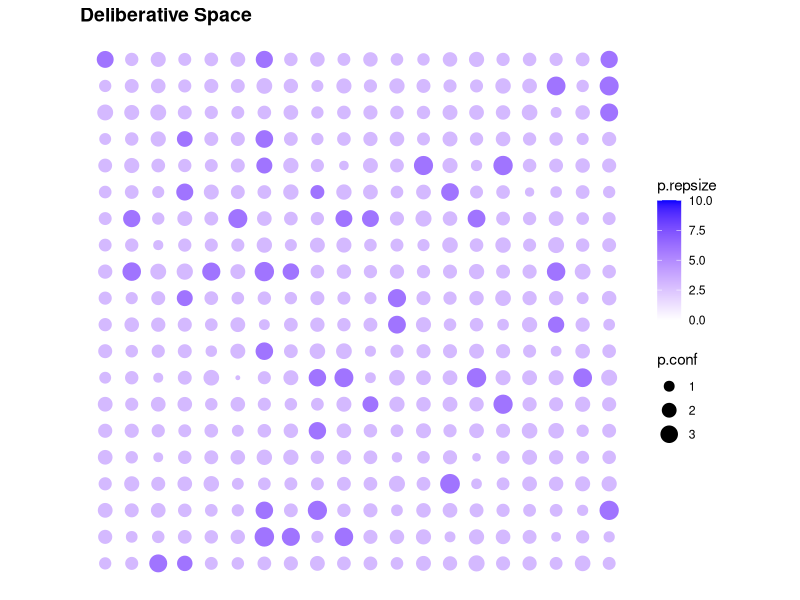

Source code (R): (Note: this script raises an error after producing the figure.)
# Deliberation ABM Replication (based on Lustick and Miodownick 2000)

# Function to initialize the deliberative space. 
# Takes dimension, opinion leader density, baseline repertoire size, number of arguments per position, and positions
# Creates a list of argumentative spaces for each agent, with latent receptivity to each reason for and against
  # Agents are more receptive to arguments for their position
# Agents are assigned deliberative quality (opinion leaders are more likely to have higher deliberative skill)
# Agents are assigned argument repertoires for and against their position, sampled from their deliberative space
# Agents' confidence in their position is:
  # sum of receptivity to the arguments in their for-repertoire, minus sum of receptivity to arguments in their against-repertoire
do.delibspace <- function(dimension = 20, olead.dens = .1, base.dprop = .3, lead.dprop = .7, 
                          base.dqual = .5, lead.dqual = .8,
                          baserep = 3, args = 10, positions = c("for","against")){
  if((baserep*2) > args){
    return("Error: baseline argument repertoire too large")
  }
  require(data.table)
  require(msm)

  # Sets data table of agents
  agents <- data.table(agid = 1:(dimension*dimension),
                       x = rep(1:dimension, dimension),
                       y = rep(1:dimension, each = dimension),
                       position = sample(positions, dimension*dimension, replace = T),
                       olead = rep(NA, dimension*dimension),
                       dqual = rep(NA, dimension*dimension),
                       dprop = rep(NA, dimension*dimension),
                       p.rep = rep(NA, dimension*dimension),
                       p.repsize = rep(NA, dimension*dimension),
                       o.rep = rep(NA, dimension*dimension),
                       o.repsize = rep(NA, dimension*dimension),
                       p.conf = rep(NA, dimension*dimension),
                       cdelib = rep(NA, dimension*dimension),
                       dpart = rep(NA, dimension*dimension)
  )
  agents$position <- as.factor(agents$position)
  
  argspace <- list(NULL)
  # Each agent is assigned an argumentative space, indicating their latent receptiveness to each reason for each position
  argspace <- lapply(1:(dimension*dimension), function(x){
    argspace[[x]] <- data.table(
      position = rep(c("for","against"), each = args),
      reason = rep(1:args, length(positions)),
      if(agents$position[x] == "for"){
        # Agents are more receptive to reasons for their position
      lreceptive = c(rtnorm(10, mean = .7, sd = .2, lower = 0, upper = 1), rtnorm(10, mean = .3, sd = .2, lower = 0, upper = 1))
      }else{
        lreceptive = c(rtnorm(10, mean = .3, sd = .2, lower = 0, upper = 1), rtnorm(10, mean = .7, sd = .2, lower = 0, upper = 1))
      }
    )
  }
  )
  
  # Distribute opinion leaders
  agents$olead <- sapply(agents$olead, function(x){
    x <- runif(1) < olead.dens # Agent has olead.dens chance of being an opinion leader
  })
  
  # Assign each agent a deliberative quality
  agents$dqual <- sapply(1:nrow(agents), function(x){
    if(agents$olead[x] == TRUE){
      agents$dqual[x] <- rtnorm(1, mean = lead.dqual, sd = .1, lower = .5, upper = 1) # Opinion leaders are more skilled deliberators on average by default, but not by definition
    }else{
      agents$dqual[x] <- rtnorm(1, mean = base.dqual, sd = .3, lower = 0, upper = .8)
    }
  })
  
  # Assign each agent a propensity to deliberate
  agents$dprop <- sapply(1:nrow(agents), function(x){
    if(agents$olead[x] == TRUE){
      agents$dprop[x] <- rtnorm(1, mean = lead.dprop, sd = .1, lower = .5, upper = 1) # Opinion leaders are more likely to deliberate (unless otherwise specified, but see ranges)
    }else{
      agents$dprop[x] <- rtnorm(1, mean = base.dprop, sd = .2, lower = 0, upper = 1)
    }
  })
  
  # Give each agent an initial argument repertoire for their position and store number of arguments
  agents$p.rep <- sapply(1:nrow(agents), function(x){
    if(agents$olead[x] == TRUE){
      sample(argspace[[x]][argspace[[x]]$position == agents$position[x]]$reason, baserep*2) # Opinion leaders have twice as large for-repertoires
    }else{
      sample(argspace[[x]][argspace[[x]]$position == agents$position[x]]$reason, baserep)
    }
  })
  
  agents$p.repsize <- sapply(agents$p.rep, function(x){
    length(x)
  })
  
  # Give each agent an initial argument repertoire against their position and store number of arguments
  agents$o.rep <- sapply(1:nrow(agents), function(x){
    if(agents$olead[x] == TRUE){
      sample(argspace[[x]][argspace[[x]]$position != agents$position[x]]$reason, baserep) # Opinion leaders have larger against-repertoires 
    }else{
      sample(argspace[[x]][argspace[[x]]$position != agents$position[x]]$reason, 1)
      }
  })
  
  agents$o.repsize <- sapply(agents$o.rep, function(x){
    length(x)
  })
  
  # Give each agent an initial confidence in their position
  # p.conf = sum of receptiveness to arguments in for-repertoire minus sum of receptiveness to arguments in against-repertoire
  agents$p.conf <- sapply(1:nrow(agents), function(x){
    agents$p.conf[x] <- sum(argspace[[x]][,3][argspace[[x]]$position == agents$position[x]][agents$p.rep[x][[1]]]) -
      sum(argspace[[x]][,3][argspace[[x]]$position != agents$position[x]][agents$o.rep[x][[1]]])
  })
  returns <- list(agents, argspace)
  return(returns)
}

# Function to plot the deliberative space
plotDelib <- function(title = "Deliberative Space", dat = agents, view = "position"){
  require(data.table)
  require(ggplot2)
  require(RColorBrewer)
  
  # find the dimensions of the grid to get the best dot size
  dims <- c(max(dat$x), max(dat$y))
  
  if(view == "position"){
  # plot each agent's position
  p <- ggplot() + 
    # resize dots to grid
    geom_point(data = dat, 
               aes(x = x, y = y, color = position), 
               size = 100/sqrt(prod(dims)))
  }
  
  if(view == "dqual"){
    p <- ggplot() + 
      # resize dots to grid
      geom_point(data = dat, 
                 aes(x = x, y = y, color = dqual), 
                 size = 100/sqrt(prod(dims)))+
      scale_colour_gradient(low = "white", high = "blue", limits = c(0,1))
  }
  
  if(view == "dprop"){
    p <- ggplot() + 
      # resize dots to grid
      geom_point(data = dat, 
                 aes(x = x, y = y, color = dprop), 
                 size = 100/sqrt(prod(dims)))+
      scale_colour_gradient(low = "white", high = "blue", limits = c(0,1))
  }
  
  if(view == "p.conf"){
    p <- ggplot() + 
      # resize dots to grid
      geom_point(data = dat, 
                 aes(x = x, y = y, color = p.conf), 
                 size = 100/sqrt(prod(dims)))+
      scale_colour_gradient(low = "white", high = "blue", limits = c(0,max(dat$p.conf)))
  }
  if(view == "p.repsize"){
    p <- ggplot() + 
      # resize dots to grid
      geom_point(data = dat, 
                 aes(x = x, y = y, color = p.repsize, size = p.conf))+
      scale_colour_gradient(low = "white", high = "blue", limits = c(0,10))
  }
  if(view == "o.repsize"){
    p <- ggplot() + 
      # resize dots to grid
      geom_point(data = dat, 
                 aes(x = x, y = y, color = o.repsize), 
                 size = 100/sqrt(prod(dims)))+
      scale_colour_gradient(low = "white", high = "blue", limits = c(0,10))
  }
  
    # theme: mostly blank
  p <- p+
    theme_bw() + 
    theme(axis.line = element_blank(),
          axis.text.x = element_blank(),
          axis.text.y = element_blank(),
          axis.ticks = element_blank(),
          axis.title.x = element_blank(),
          axis.title.y = element_blank(),
          panel.background = element_blank(),
          panel.border = element_blank(),
          panel.grid.major = element_blank(),
          panel.grid.minor = element_blank(),
          plot.background = element_blank(),
          plot.title = element_text(lineheight=3, 
                                    face="bold", 
                                    color="black", 
                                    size=14)) +
    # fix axes to avoid distortion in the picture
    coord_fixed(ratio = 1) + 
    # add the title
    ggtitle(title)
  
  return(p)
}

# Function to govern interaction rules between agents
# In each round, agents choose whether to deliberate with probability dprop
# Agents match with partner in their Moore neighborhood who also wants to deliberate
# Each agent makes an argument, represented by the combination of their position and one reason sampled from their repertoire
  # Their argument's force is determined by their deliberative quality and their partner's receptivity to their stated reason
# If the agents agree:
  # If an argument is powerful:
    # The speaker's propensity to deliberate, deliberative quality, and receptivity to the reason given increase
    # The argument is added to the listener's for-repertoire and their receptivity to the reason given increases
  # If an argument is not powerful:
    # Nothing happens
# If the agents disagree
  # If an argument is powerful:
    # The speaker's propensity to deliberate, deliberative quality, and receptivity to the reason given increase
    # The argument is added to the listener's against-repertoire and their receptivity to the reason given increases
  # If an argument is not powerful:
    # The speaker's propensity to deliberate decreases
    # The listener's receptivity to the reason given decreases, and their receptivity to the reason they gave increases
# At the end of each round, everyone updates their position confidence
  # Agents switch their position if position confidence falls below zero
deliberate <- function(iterations){
  require(data.table)
  for(i in iterations){
    agents$cdelib <<- sapply(1:nrow(agents), function(x){
      agents$dprop[x] > runif(1) # Each agent chooses whether to deliberate in this round
    })

    # Subfunction for agents to pick a deliberative partner (wrapped world)
    pickpartner <- function(x_value, y_value, dimension){
      cur_ag <- agents[x == x_value & y == y_value, agid] # Store current agent ID
      if(cur_ag %in% agents$dpart){
        return(agents[agents$dpart == cur_ag, agid]) # If agent has already been claimed as a deliberative partner, match them with the agent who claimed them
      }else{
      x_vals <- c(x_value+1, x_value, x_value-1) # Look left and right
      x_vals <- sapply(x_vals, function(x){
        if(x < 1){x = dimension} 
        if(x > dimension){x = 1}
        else{x}})
      
      y_vals <- c(y_value+1, y_value, y_value-1) # Look up and down
      y_vals <- sapply(y_vals, function(x){
        if(x < 1){x = dimension}
        if(x > dimension){x = 1}
        else{x}})
      
      # Return agent IDs in Moore Neighborhood who want to deliberate but don't already have a partner
      delib.ids <- agents[x %in% x_vals & y %in% y_vals & cdelib == TRUE & agid != cur_ag, agid] # Deliberating agents in Moore neighborhood
      delib.ids <- delib.ids[! delib.ids %in% agents$dpart] # Subtract agents who are already in list of partners
      delib.ids <- delib.ids[! delib.ids %in% agents$agid[!is.na(agents$dpart)]] # Subtract agents who already have partners
      if(length(delib.ids) == 0){
        return(NA)
      }
      if(length(delib.ids) == 1){
        return(delib.ids)
      }else{
      return(sample(delib.ids, 1)) # Return one agent from Moore neighborhood who isn't already partnered up
      }
      }
    }
    agents$dpart <<- NA
    for(p in 1:nrow(agents)){
      if(agents$cdelib[p] == FALSE) {next}
      # Agents who want to deliberate partner up
        agents$dpart[p] <<- pickpartner(x_value = agents[agid == p, x], y_value = agents[agid == p, y], dimension = max(agents$x))
    } 

    delibs <- agents$agid[!is.na(agents$dpart)] # Vector of agents who are deliberating this round
    
    delibspace <- subset(agents, agid %in% delibs, select = c(1:5)) # Store sub-data table to track reasons and argument forces by round (might use later)
    delibspace$reas <- NA
    delibspace$force <- NA

    for(i in 1:(length(delibs)/2)){
      # Deliberation between first agent in delibs vector and their partner
      a <- delibs[1]
      p <- agents[agid == delibs[1], dpart]
      
      # Agents each state position and reason, sampled from their argument repertoire
      a.pos <- agents[agid == a, position]
      a.reas <- sample(agents[agid == a, p.rep[[1]]], 1)
      p.pos <- agents[agid == p, position]
      p.reas <- sample(agents[agid == p, p.rep[[1]]], 1)

      # Force of agent's argument = agent's deliberative quality * listener's receptivity to the reason they give
      a.force <- agents[agid == a, dqual] * argspace[[p]][argspace[[p]]$position == a.pos & argspace[[p]]$reason == a.reas][,3]
      p.force <- agents[agid == p, dqual] * argspace[[a]][argspace[[a]]$position == p.pos & argspace[[a]]$reason == p.reas][,3]
      
      # Update deliberative space with reasons and forces
      delibspace$reas[delibspace$agid == a] <- a.reas
      delibspace$reas[delibspace$agid == p] <- p.reas
      delibspace$force[delibspace$agid == a] <- a.force
      delibspace$force[delibspace$agid == p] <- p.force
      
      # If the agents agree:
      if(a.pos == p.pos){
        # If an argument is powerful (note: lower threshold for powerful arguments if agents agree):
        if(a.force > (agents[agid == p, dqual]/2)){
          # The speaker's propensity to deliberate, deliberative quality, and receptivity to the reason given increase by 10%, capped at 1
          agents$dprop[a] <<- agents$dprop[a] + .1*agents$dprop[a]
          if(agents$dprop[a] > 1){agents$dprop[a] <<- 1}
          
          agents$dqual[a] <<- agents$dqual[a] + .1*agents$dqual[a]
          if(agents$dqual[a] > 1){agents$dqual[a] <<- 1}
          
          argspace[[a]][argspace[[a]]$position == a.pos & argspace[[a]]$reason == a.reas][,3] <<- 
            argspace[[a]][argspace[[a]]$position == a.pos & argspace[[a]]$reason == a.reas][,3] + 
            .1*argspace[[a]][argspace[[a]]$position == a.pos & argspace[[a]]$reason == a.reas][,3]
          if(argspace[[a]][argspace[[a]]$position == a.pos & argspace[[a]]$reason == a.reas][,3] > 1){
            argspace[[a]][argspace[[a]]$position == a.pos & argspace[[a]]$reason == a.reas][,3] <<- 1
            }
          
          # The argument is added to the listener's for-repertoire and their receptivity to the reason given increases by 10%, capped at 1
          agents$p.rep[p][[1]] <<- unique(as.numeric(c(agents$p.rep[p][[1]], a.reas)))
          argspace[[p]][argspace[[p]]$position == a.pos & argspace[[p]]$reason == a.reas][,3] <<- 
            argspace[[p]][argspace[[p]]$position == a.pos & argspace[[p]]$reason == a.reas][,3] + 
            .1*argspace[[p]][argspace[[p]]$position == a.pos & argspace[[p]]$reason == a.reas][,3]
          if(argspace[[p]][argspace[[p]]$position == a.pos & argspace[[p]]$reason == a.reas][,3] > 1){
            argspace[[p]][argspace[[p]]$position == a.pos & argspace[[p]]$reason == a.reas][,3] <<- 1
          }
        }
        if(p.force > (agents[agid == a, dqual]/2)){
          # The speaker's propensity to deliberate, deliberative quality, and receptivity to the reason given increase by 10%, capped at 1
          agents$dprop[p] <<- agents$dprop[p] + .1*agents$dprop[p]
          if(agents$dprop[p] > 1){agents$dprop[p] <<- 1}
          
          agents$dqual[p] <<- agents$dqual[p] + .1*agents$dqual[p]
          if(agents$dqual[p] > 1){agents$dqual[p] <<- 1}
          
          argspace[[p]][argspace[[p]]$position == p.pos & argspace[[p]]$reason == p.reas][,3] <<- 
            argspace[[p]][argspace[[p]]$position == p.pos & argspace[[p]]$reason == p.reas][,3] + 
            .1*argspace[[p]][argspace[[p]]$position == p.pos & argspace[[p]]$reason == p.reas][,3]
          if(argspace[[p]][argspace[[p]]$position == p.pos & argspace[[p]]$reason == p.reas][,3] > 1){
            argspace[[p]][argspace[[p]]$position == p.pos & argspace[[p]]$reason == p.reas][,3] <<- 1
          }
          
          # The argument is added to the listener's for-repertoire and their receptivity to the reason given increases by 10%, capped at 1
          agents$p.rep[a][[1]] <<- unique(as.numeric(c(agents$p.rep[a][[1]], p.reas)))
          argspace[[a]][argspace[[a]]$position == p.pos & argspace[[a]]$reason == p.reas][,3] <<- 
            argspace[[a]][argspace[[a]]$position == p.pos & argspace[[a]]$reason == p.reas][,3] + 
            .1*argspace[[a]][argspace[[a]]$position == p.pos & argspace[[a]]$reason == p.reas][,3]
          if(argspace[[a]][argspace[[a]]$position == p.pos & argspace[[a]]$reason == p.reas][,3] > 1){
            argspace[[a]][argspace[[a]]$position == p.pos & argspace[[a]]$reason == p.reas][,3] <<- 1
          }
        }else{next} # If an agreeable argument is not powerful, nothing happens
      }
      # If the agents disagree:
      if(a.pos != p.pos){
        # If an argument is powerful:
        if(a.force > (agents[agid == p, dqual])){
          # The speaker's propensity to deliberate, deliberative quality, and receptivity to the reason given increase by 10%, capped at 1
          agents$dprop[a] <<- agents$dprop[a] + .1*agents$dprop[a]
          if(agents$dprop[a] > 1){agents$dprop[a] <<- 1}
          
          agents$dqual[a] <<- agents$dqual[a] + .1*agents$dqual[a]
          if(agents$dqual[a] > 1){agents$dqual[a] <<- 1}
          
          argspace[[a]][argspace[[a]]$position == a.pos & argspace[[a]]$reason == a.reas][,3] <<- 
            argspace[[a]][argspace[[a]]$position == a.pos & argspace[[a]]$reason == a.reas][,3] + 
            .1*argspace[[a]][argspace[[a]]$position == a.pos & argspace[[a]]$reason == a.reas][,3]
          if(argspace[[a]][argspace[[a]]$position == a.pos & argspace[[a]]$reason == a.reas][,3] > 1){
            argspace[[a]][argspace[[a]]$position == a.pos & argspace[[a]]$reason == a.reas][,3] <<- 1
          }
          # The argument is added to the listener's against-repertoire and their receptivity to the reason given increases by 10%, capped at 1
          agents$o.rep[p][[1]] <<- unique(as.numeric(c(agents$o.rep[p][[1]], a.reas)))
          argspace[[p]][argspace[[p]]$position == a.pos & argspace[[p]]$reason == a.reas][,3] <<- 
            argspace[[p]][argspace[[p]]$position == a.pos & argspace[[p]]$reason == a.reas][,3] + 
            .1*argspace[[p]][argspace[[p]]$position == a.pos & argspace[[p]]$reason == a.reas][,3]
          if(argspace[[p]][argspace[[p]]$position == a.pos & argspace[[p]]$reason == a.reas][,3] > 1){
            argspace[[p]][argspace[[p]]$position == a.pos & argspace[[p]]$reason == a.reas][,3] <<- 1
          }
        }
        if(p.force > (agents[agid == a, dqual])){
          # The speaker's propensity to deliberate, deliberative quality, and receptivity to the reason given increase by 10%, capped at 1
          agents$dprop[p] <<- agents$dprop[p] + .1*agents$dprop[p]
          if(agents$dprop[p] > 1){agents$dprop[p] <<- 1}
          
          agents$dqual[p] <<- agents$dqual[p] + .1*agents$dqual[p]
          if(agents$dqual[p] > 1){agents$dqual[p] <<- 1}
          
          argspace[[p]][argspace[[p]]$position == p.pos & argspace[[p]]$reason == p.reas][,3] <<- 
            argspace[[p]][argspace[[p]]$position == p.pos & argspace[[p]]$reason == p.reas][,3] + 
            .1*argspace[[p]][argspace[[p]]$position == p.pos & argspace[[p]]$reason == p.reas][,3]
          if(argspace[[p]][argspace[[p]]$position == p.pos & argspace[[p]]$reason == p.reas][,3] > 1){
            argspace[[p]][argspace[[p]]$position == p.pos & argspace[[p]]$reason == p.reas][,3] <<- 1
          }
          # The argument is added to the listener's against-repertoire and their receptivity to the reason given increases by 10%, capped at 1
          agents$o.rep[a][[1]] <<- unique(as.numeric(c(agents$o.rep[a][[1]], p.reas)))
          argspace[[a]][argspace[[a]]$position == p.pos & argspace[[a]]$reason == p.reas][,3] <<- 
            argspace[[a]][argspace[[a]]$position == p.pos & argspace[[a]]$reason == p.reas][,3] + 
            .1*argspace[[a]][argspace[[a]]$position == p.pos & argspace[[a]]$reason == p.reas][,3]
          if(argspace[[a]][argspace[[a]]$position == p.pos & argspace[[a]]$reason == p.reas][,3] > 1){
            argspace[[a]][argspace[[a]]$position == p.pos & argspace[[a]]$reason == p.reas][,3] <<- 1
          }
        }
        # If an argument is weak:
        if(a.force < (agents[agid == p, dqual]/2)){
          # The speaker's propensity to deliberate decreases by 10%, floored at 0
          agents$dprop[a] <<- agents$dprop[a] - .1*agents$dprop[a]
          if(agents$dprop[a] < 0){agents$dprop[a] <<- 0}
          
          # The listener's receptivity to the reason given decreases, and their receptivity to the reason they gave increases by 10% (floor of 0, cap of 1)
          argspace[[p]][argspace[[p]]$position == a.pos & argspace[[p]]$reason == a.reas][,3] <<- 
            argspace[[p]][argspace[[p]]$position == a.pos & argspace[[p]]$reason == a.reas][,3] - 
            .1*argspace[[p]][argspace[[p]]$position == a.pos & argspace[[p]]$reason == a.reas][,3]
          if(argspace[[p]][argspace[[p]]$position == a.pos & argspace[[p]]$reason == a.reas][,3] <0){
            argspace[[p]][argspace[[p]]$position == a.pos & argspace[[p]]$reason == a.reas][,3] <<- 0
          }
          argspace[[p]][argspace[[p]]$position == p.pos & argspace[[p]]$reason == p.reas][,3] <<- 
            argspace[[p]][argspace[[p]]$position == p.pos & argspace[[p]]$reason == p.reas][,3] + 
            .1*argspace[[p]][argspace[[p]]$position == p.pos & argspace[[p]]$reason == p.reas][,3]
          if(argspace[[p]][argspace[[p]]$position == p.pos & argspace[[p]]$reason == p.reas][,3] > 1){
            argspace[[p]][argspace[[p]]$position == p.pos & argspace[[p]]$reason == p.reas][,3] <<- 1
          }
          if(p.force < (agents[agid == a, dqual]/2)){
            # The speaker's propensity to deliberate decreases
            agents$dprop[p] <<- agents$dprop[p] - .1*agents$dprop[p]
            if(agents$dprop[p] <0){agents$dprop[p] <<- 0}
            
            # The listener's receptivity to the reason given decreases, and their receptivity to the reason they gave increases by 10% (floor of 0, cap of 1)
            argspace[[a]][argspace[[a]]$position == p.pos & argspace[[a]]$reason == p.reas][,3] <<- 
              argspace[[a]][argspace[[a]]$position == p.pos & argspace[[a]]$reason == p.reas][,3] - 
              .1*argspace[[a]][argspace[[a]]$position == p.pos & argspace[[a]]$reason == p.reas][,3]
            if(argspace[[a]][argspace[[a]]$position == p.pos & argspace[[a]]$reason == p.reas][,3] < 0){
              argspace[[a]][argspace[[a]]$position == p.pos & argspace[[a]]$reason == p.reas][,3] <<- 0
            }
            argspace[[a]][argspace[[a]]$position == a.pos & argspace[[a]]$reason == a.reas][,3] <<- 
              argspace[[a]][argspace[[a]]$position == a.pos & argspace[[a]]$reason == a.reas][,3] + 
              .1*argspace[[a]][argspace[[a]]$position == a.pos & argspace[[a]]$reason == a.reas][,3]
            if(argspace[[a]][argspace[[a]]$position == a.pos & argspace[[a]]$reason == a.reas][,3] < 1){
              argspace[[a]][argspace[[a]]$position == a.pos & argspace[[a]]$reason == a.reas][,3] <<- 1
            }
          }
        }
      }
      # Once deliberation has concluded, remove partners from delibs before the next iteration
      delibs <- delibs[-which(delibs %in% c(a,p))]
    }
    # When loop finishes:
    # Update position confidences
    agents$p.conf <<- sapply(1:nrow(agents), function(x){
      agents$p.conf[x] <<- sum(argspace[[x]][,3][argspace[[x]]$position == agents$position[x]][agents$p.rep[x][[1]]]) -
        sum(argspace[[x]][,3][argspace[[x]]$position != agents$position[x]][agents$o.rep[x][[1]]])
    })
    
    # If position confidence falls below zero, flip positions
    for(x in 1:nrow(agents)){
      if(agents$position[x] == "for" & agents$p.conf[x] < 0){
        agents$position[x] <<- "against"
        placeholder.prep <- agents$p.rep[x]
        placeholder.orep <- agents$o.rep[x]
        agents$p.rep[x] <<- placeholder.orep
        agents$o.rep[x] <<- placeholder.prep
      }
      if(agents$position[x] == "against" & agents$p.conf[x] < 0){
        agents$position[x] <<- "for"
        placeholder.prep <- agents$p.rep[x]
        placeholder.orep <- agents$o.rep[x]
        agents$p.rep[x] <<- placeholder.orep
        agents$o.rep[x] <<- placeholder.prep
      }
      else{next}
    }
    
    # Update repertoire sizes
    agents$p.repsize <<- sapply(agents$p.rep, function(x){
      length(x)
    })
    agents$o.repsize <<- sapply(agents$o.rep, function(x){
      length(x)
    })
  }
}
test <- do.delibspace()
agents1 <- test[[1]]
argspace1 <- test[[2]]
plotDelib(dat = agents1, view = "p.repsize")

deliberate(100000)
plotDelib(dat = agents1, view = "p.repsize")
plotDelib(dat = agents, view = "p.repsize")
plotDelib(dat = agents1, view = "o.repsize")
plotDelib(dat = agents, view = "o.repsize")
mean(agents1$o.repsize)
mean(agents$o.repsize)

test2 <- do.delibspace(olead.dens = .2, base.dprop = .5, lead.dprop = .8)
agents2 <- test2[[1]]
argspace2 <- test2[[2]]
deliberate(100000)
plotDelib(dat = agents2, view = "p.repsize")
plotDelib(dat = agents, view = "p.repsize")

plotDelib(dat = agents2, view = "o.repsize")
plotDelib(dat = agents, view = "o.repsize")

plotDelib(dat = agents2, view = "p.conf")
plotDelib(dat = agents, view = "p.conf")

mean(agents2$p.repsize)
mean(agents$p.repsize)

table(agents$position)
table(agents2$position)
